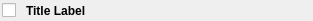
<?xml version="1.0" encoding="UTF-8"?>
<ui version="4.0">
 <class>AbstractToolTitleBar</class>
 <widget class="QWidget" name="AbstractToolTitleBar">
  <property name="geometry">
   <rect>
    <x>0</x>
    <y>0</y>
    <width>313</width>
    <height>21</height>
   </rect>
  </property>
  <property name="sizePolicy">
   <sizepolicy hsizetype="Preferred" vsizetype="Expanding">
    <horstretch>0</horstretch>
    <verstretch>0</verstretch>
   </sizepolicy>
  </property>
  <property name="windowTitle">
   <string>Band Pass Filter Configuration</string>
  </property>
  <property name="autoFillBackground">
   <bool>true</bool>
  </property>
  <layout class="QHBoxLayout" name="horizontalLayout">
   <property name="spacing">
    <number>0</number>
   </property>
   <property name="leftMargin">
    <number>2</number>
   </property>
   <property name="topMargin">
    <number>0</number>
   </property>
   <property name="rightMargin">
    <number>2</number>
   </property>
   <property name="bottomMargin">
    <number>0</number>
   </property>
   <item>
    <widget class="QCheckBox" name="activeCheckBox">
     <property name="enabled">
      <bool>true</bool>
     </property>
     <property name="text">
      <string/>
     </property>
    </widget>
   </item>
   <item>
    <spacer name="horizontalSpacer_2">
     <property name="orientation">
      <enum>Qt::Horizontal</enum>
     </property>
     <property name="sizeType">
      <enum>QSizePolicy::Fixed</enum>
     </property>
     <property name="sizeHint" stdset="0">
      <size>
       <width>10</width>
       <height>20</height>
      </size>
     </property>
    </spacer>
   </item>
   <item>
    <widget class="QLabel" name="titleLabel">
     <property name="font">
      <font>
       <weight>75</weight>
       <bold>true</bold>
      </font>
     </property>
     <property name="text">
      <string>Title Label</string>
     </property>
    </widget>
   </item>
   <item>
    <spacer name="horizontalSpacer">
     <property name="orientation">
      <enum>Qt::Horizontal</enum>
     </property>
     <property name="sizeHint" stdset="0">
      <size>
       <width>40</width>
       <height>20</height>
      </size>
     </property>
    </spacer>
   </item>
   <item>
    <widget class="QPushButton" name="closeButton">
     <property name="maximumSize">
      <size>
       <width>20</width>
       <height>20</height>
      </size>
     </property>
     <property name="autoFillBackground">
      <bool>false</bool>
     </property>
     <property name="text">
      <string/>
     </property>
     <property name="icon">
      <iconset>
       <normaloff>../icons/close.ico</normaloff>../icons/close.ico</iconset>
     </property>
     <property name="flat">
      <bool>true</bool>
     </property>
    </widget>
   </item>
  </layout>
 </widget>
 <layoutdefault spacing="6" margin="11"/>
 <resources/>
 <connections/>
</ui>
